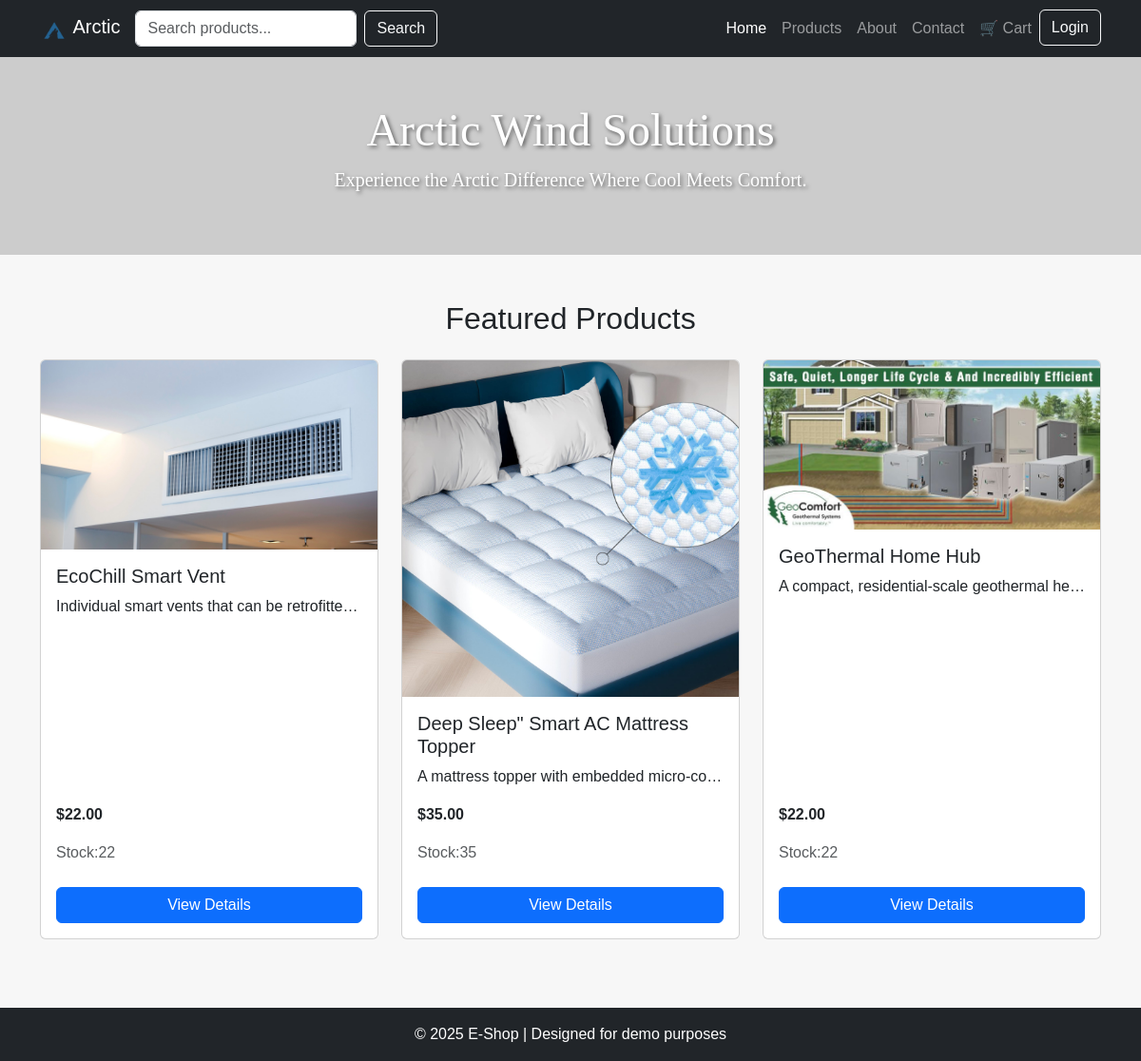
The page / on the database its author committed.
### tables this page shows
CREATE TABLE `products` (
  `id` int(11) NOT NULL AUTO_INCREMENT,
  `prod_name` varchar(255) DEFAULT NULL,
  `price` int(11) DEFAULT NULL,
  `stock` int(11) DEFAULT NULL,
  `info` text DEFAULT NULL,
  `img` varchar(255) NOT NULL,
  PRIMARY KEY (`id`)
);

### misc/rand_products.php (the view, shortened to what this page needs)
<!DOCTYPE html>
<html lang="en">
<head>
    <link href="styles.css" rel="stylesheet">
</head>
</html>
<?php
include "cart_handler.php";
function featuredPage()
{
    global $conn;
    $query = "SELECT * FROM products ORDER BY RAND() LIMIT 3";
    $result = mysqli_query($conn, $query);
    echo "<div class=\"container\">";
    echo "<h2 class=\"text-center mb-4\">Featured Products</h2>";
    echo "<div class=\"row g-4\">";
    while ($row = mysqli_fetch_assoc($result)) {
        $prod_name = $row['prod_name'];
        $price = number_format($row['price'], 2);
        $id = $row['id'];
        $info = $row['info'];
        $stock = $row['stock'];
        $img = $row['img'];
        echo "<div class=\"col-md-4 mb-4\">
                <div class=\"card h-100\">
                    <img src=\"img/products/{$img}.jpg\"
                        class=\"card-img-top product-img\"
                        alt=\"{$prod_name}\">
                    <div class=\"card-body d-flex flex-column\">
                        <h5 class=\"card-title\">{$prod_name}</h5>
                        <p class=\"card-text text-truncate\">{$info}</p>
                        <p class=\"fw-bold mt-auto\">\${$price}</p>
                        <p class=\"text-muted\">Stock:{$stock}</p>
                        <a href=\"product.php?id={$id}\" class=\" btn btn-primary w-100 mt-2\">View Details</a>
                    </div>
                </div>
            </div>";
    }
    echo "</div></div>";
}
?>

### styles.css (style rules this page uses)
body { font-family: "JetBrains Mono", sans-serif; margin: 0; padding: 0; background-color: #f7f7f7; }

### rows shown on the page
products: img (picture), prod_name "EcoChill Smart Vent", info "Individual smart vents that can be retrofitte…", price "22.00", stock "22"
products: img (picture), prod_name "Deep Sleep\" Smart AC Mattress Topper", info "A mattress topper with embedded micro-co…", price "35.00", stock "35"
products: img (picture), prod_name "GeoThermal Home Hub", info "A compact, residential-scale geothermal he…", price "22.00", stock "22"
